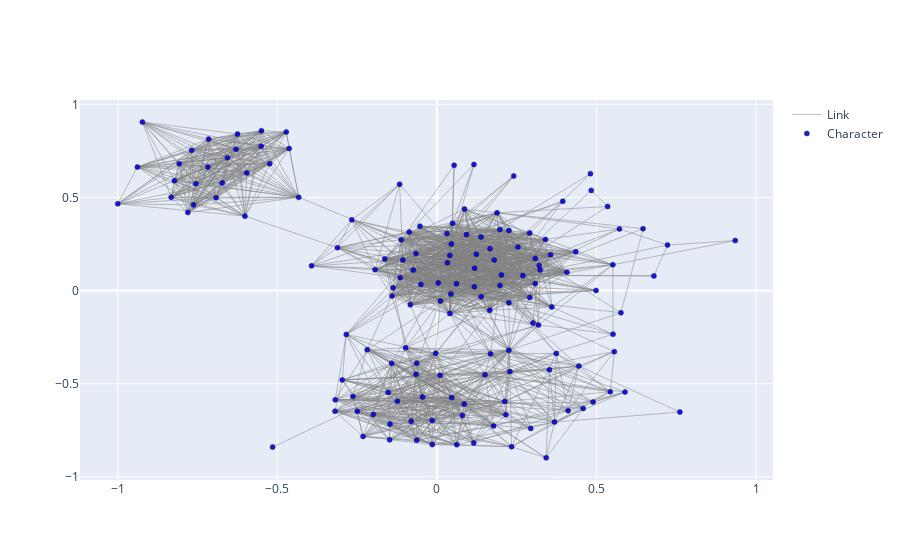

Notebook code cell kept with this figure:
### Code cell
G = nx.read_edgelist('data/414.edges', create_using=nx.Graph(),nodetype= int)
ut.draw_plotly_network(G)

### Figure 1 — Plotly figure (JSON) as saved in the notebook; plotly's stock layout.template omitted (floating-point values rounded to 4 significant figures; data arrays with more than 128 entries replaced by an {"elided": "..."} marker saying what was removed)
{"data": [{"hoverinfo": "none", "line": {"color": "gray", "width": 0.5}, "mode": "lines", "name": "Link", "type": "scatter", "x": {"elided": "5079 float values"}, "y": {"elided": "5079 float values"}}, {"hoverinfo": "text", "marker": {"color": "blue", "line": {"color": "rgb(0,0,0)", "width": 0.5}, "opacity": 0.9, "size": 5, "symbol": "circle"}, "mode": "markers", "name": "Character", "text": {"elided": "150 int values"}, "type": "scatter", "x": {"elided": "150 float values"}, "y": {"elided": "150 float values"}}], "layout": {}}
